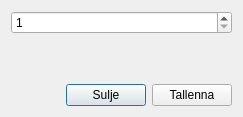
<?xml version="1.0" encoding="UTF-8"?>
<ui version="4.0">
 <class>RecipieMedicineDialog</class>
 <widget class="QDialog" name="RecipieMedicineDialog">
  <property name="geometry">
   <rect>
    <x>0</x>
    <y>0</y>
    <width>243</width>
    <height>117</height>
   </rect>
  </property>
  <property name="windowTitle">
   <string>Reseptilääke</string>
  </property>
  <layout class="QVBoxLayout" name="verticalLayout">
   <item>
    <widget class="QSpinBox" name="spinBox">
     <property name="sizePolicy">
      <sizepolicy hsizetype="MinimumExpanding" vsizetype="Fixed">
       <horstretch>0</horstretch>
       <verstretch>0</verstretch>
      </sizepolicy>
     </property>
     <property name="minimum">
      <number>1</number>
     </property>
    </widget>
   </item>
   <item>
    <spacer name="verticalSpacer">
     <property name="orientation">
      <enum>Qt::Vertical</enum>
     </property>
     <property name="sizeHint" stdset="0">
      <size>
       <width>20</width>
       <height>40</height>
      </size>
     </property>
    </spacer>
   </item>
   <item>
    <layout class="QHBoxLayout" name="horizontalLayout">
     <item>
      <spacer name="horizontalSpacer">
       <property name="orientation">
        <enum>Qt::Horizontal</enum>
       </property>
       <property name="sizeHint" stdset="0">
        <size>
         <width>40</width>
         <height>20</height>
        </size>
       </property>
      </spacer>
     </item>
     <item>
      <widget class="QPushButton" name="closeButton">
       <property name="text">
        <string>Sulje</string>
       </property>
      </widget>
     </item>
     <item>
      <widget class="QPushButton" name="saveButton">
       <property name="text">
        <string>Tallenna</string>
       </property>
      </widget>
     </item>
    </layout>
   </item>
  </layout>
 </widget>
 <resources/>
 <connections/>
</ui>
